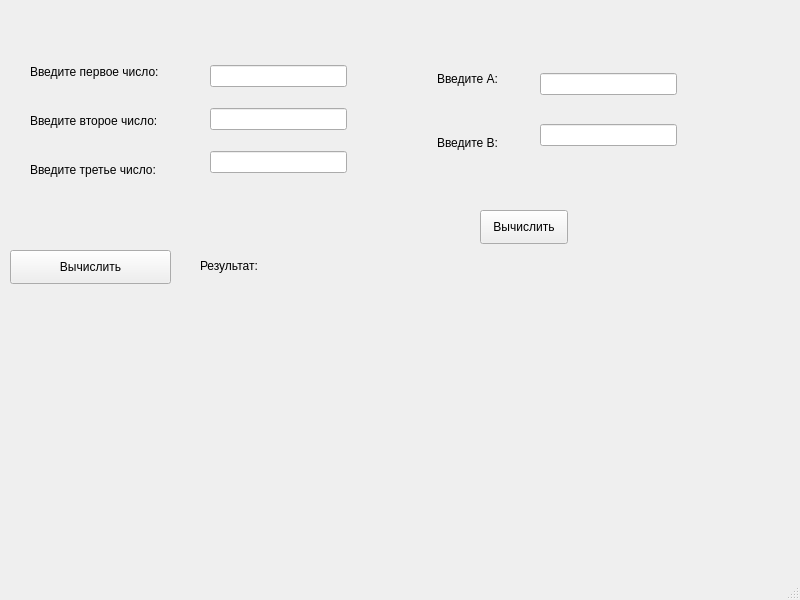
<?xml version="1.0" encoding="UTF-8"?>
<ui version="4.0">
 <class>lab1_3</class>
 <widget class="QMainWindow" name="lab1_3">
  <property name="geometry">
   <rect>
    <x>0</x>
    <y>0</y>
    <width>800</width>
    <height>600</height>
   </rect>
  </property>
  <property name="windowTitle">
   <string>lab1_3</string>
  </property>
  <widget class="QWidget" name="centralwidget">
   <widget class="QLabel" name="label">
    <property name="geometry">
     <rect>
      <x>200</x>
      <y>250</y>
      <width>71</width>
      <height>31</height>
     </rect>
    </property>
    <property name="text">
     <string>Результат:</string>
    </property>
   </widget>
   <widget class="QPushButton" name="pushButton">
    <property name="geometry">
     <rect>
      <x>10</x>
      <y>250</y>
      <width>161</width>
      <height>34</height>
     </rect>
    </property>
    <property name="text">
     <string>Вычислить</string>
    </property>
   </widget>
   <widget class="QLabel" name="label_Result">
    <property name="geometry">
     <rect>
      <x>290</x>
      <y>260</y>
      <width>58</width>
      <height>18</height>
     </rect>
    </property>
    <property name="text">
     <string/>
    </property>
   </widget>
   <widget class="QPushButton" name="pushButtonCount">
    <property name="geometry">
     <rect>
      <x>480</x>
      <y>210</y>
      <width>88</width>
      <height>34</height>
     </rect>
    </property>
    <property name="text">
     <string>Вычислить</string>
    </property>
   </widget>
   <widget class="QWidget" name="">
    <property name="geometry">
     <rect>
      <x>210</x>
      <y>50</y>
      <width>137</width>
      <height>141</height>
     </rect>
    </property>
    <layout class="QVBoxLayout" name="verticalLayout">
     <item>
      <widget class="QLineEdit" name="lineEdit_firstNum"/>
     </item>
     <item>
      <widget class="QLineEdit" name="lineEdit_SecNum"/>
     </item>
     <item>
      <widget class="QLineEdit" name="lineEdit_ThirdNum"/>
     </item>
    </layout>
   </widget>
   <widget class="QWidget" name="">
    <property name="geometry">
     <rect>
      <x>30</x>
      <y>50</y>
      <width>145</width>
      <height>141</height>
     </rect>
    </property>
    <layout class="QVBoxLayout" name="verticalLayout_2">
     <item>
      <widget class="QLabel" name="label_1num">
       <property name="text">
        <string>Введите первое число:</string>
       </property>
      </widget>
     </item>
     <item>
      <widget class="QLabel" name="label_2num">
       <property name="text">
        <string>Введите второе число:</string>
       </property>
      </widget>
     </item>
     <item>
      <widget class="QLabel" name="label_3num">
       <property name="text">
        <string>Введите третье число:</string>
       </property>
      </widget>
     </item>
    </layout>
   </widget>
   <widget class="QWidget" name="">
    <property name="geometry">
     <rect>
      <x>540</x>
      <y>50</y>
      <width>137</width>
      <height>121</height>
     </rect>
    </property>
    <layout class="QVBoxLayout" name="verticalLayout_3">
     <item>
      <widget class="QLineEdit" name="lineEdit_Anum"/>
     </item>
     <item>
      <widget class="QLineEdit" name="lineEdit_Bnum"/>
     </item>
    </layout>
   </widget>
   <widget class="QWidget" name="">
    <property name="geometry">
     <rect>
      <x>437</x>
      <y>50</y>
      <width>67</width>
      <height>121</height>
     </rect>
    </property>
    <layout class="QVBoxLayout" name="verticalLayout_4">
     <item>
      <widget class="QLabel" name="label_Anum">
       <property name="text">
        <string>Введите A:</string>
       </property>
      </widget>
     </item>
     <item>
      <widget class="QLabel" name="label_Bnum">
       <property name="text">
        <string>Введите B:</string>
       </property>
      </widget>
     </item>
    </layout>
   </widget>
  </widget>
  <widget class="QMenuBar" name="menubar">
   <property name="geometry">
    <rect>
     <x>0</x>
     <y>0</y>
     <width>800</width>
     <height>30</height>
    </rect>
   </property>
  </widget>
  <widget class="QStatusBar" name="statusbar"/>
 </widget>
 <resources/>
 <connections/>
</ui>
